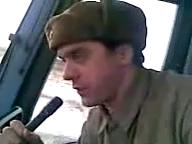
#> input picture frame 31 of LR1/source/video.mp4, 192 x 144 px, given in place of the camera
$ python tasks.py
#> lines starting #> are read from the running program, lines starting #| are printed output that depends on the picture; after the words box and inside, x2 and y2 are one past the last pixel; in counts of white or black regions, pixels touching at a corner belong together
import requests
import cv2
import numpy as np


# [70 lines left out: functions task2, task3, task4, task5, not called in this run]


def task6():
    cap = cv2.VideoCapture(0)

    while True:
        ret, frame = cap.read()
#> frame is the input picture: shape (144, 192, 3); mean B, G, R 103.9, 103, 103
        if not ret:
            break

        height, width, _ = frame.shape
#> height = 144; width = 192

        cross_image = np.zeros((height, width, 3), dtype=np.uint8)

        vertical_line_width = 60
        vertical_line_height = 300

        center_x, center_y = width//2, height//2
#> center_x = 96; center_y = 72
        radius = 120
        pentagon_points = []
        for i in range(5):
            x = center_x + int(radius * np.cos(2 * np.pi * i / 5))
            y = center_y + int(radius * np.sin(2 * np.pi * i / 5))
            pentagon_points.append((x, y))

        # Рисуем пентаграмму на изображении
        for i in range(5):
            cv2.line(cross_image, pentagon_points[i], pentagon_points[(
                i + 2) % 5], (0, 0, 255), 2)
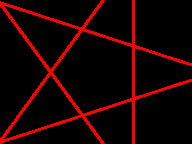
#> cross_image: shape (144, 192, 3); mean of channels 0, 1, 2 0, 0, 25; drawn as B, G, R

        cv2.circle(cross_image, (center_x, center_y), 120,
                   (0, 0, 255), 2)  # -1 для заполнения круга цветом
#> cross_image: shape (144, 192, 3); 0.03% of pixels changed, all inside (x1, y1, x2, y2) = (0, 0, 192, 144)

        horizontal_line_width = 250
        horizontal_line_height = 55

        result_frame = cv2.addWeighted(frame, 1, cross_image, 0.5, 0)
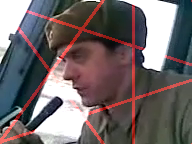
#> result_frame: shape (144, 192, 3); mean B, G, R 103.9, 103, 112.7

        cv2.imshow("Red Cross", result_frame)

        if cv2.waitKey(1) & 0xFF == ord('q'):
#> (key q is pressed here)
            break

    cap.release()
    cv2.destroyAllWindows()


# [110 lines left out: functions task7, task8, task9, not called in this run]


task6()

$ run again, starting later in the video
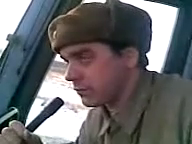
#> input picture frame 143 of LR1/source/video.mp4, 192 x 144 px, given in place of the camera
#> in task6, frame is the input picture: shape (144, 192, 3); mean B, G, R 107.2, 105.4, 105.1
#> in task6, `result_frame = cv2.addWeighted(frame, 1, cross_image, 0.5, 0)`:
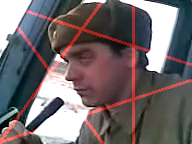
#> result_frame: shape (144, 192, 3); mean B, G, R 107.2, 105.4, 114.6

$ run again, starting later in the video
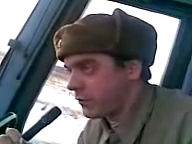
#> input picture frame 254 of LR1/source/video.mp4, 192 x 144 px, given in place of the camera
#> in task6, frame is the input picture: shape (144, 192, 3); mean B, G, R 109, 104.8, 103.8
#> in task6, `result_frame = cv2.addWeighted(frame, 1, cross_image, 0.5, 0)`:
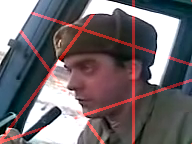
#> result_frame: shape (144, 192, 3); mean B, G, R 109, 104.8, 113.4
